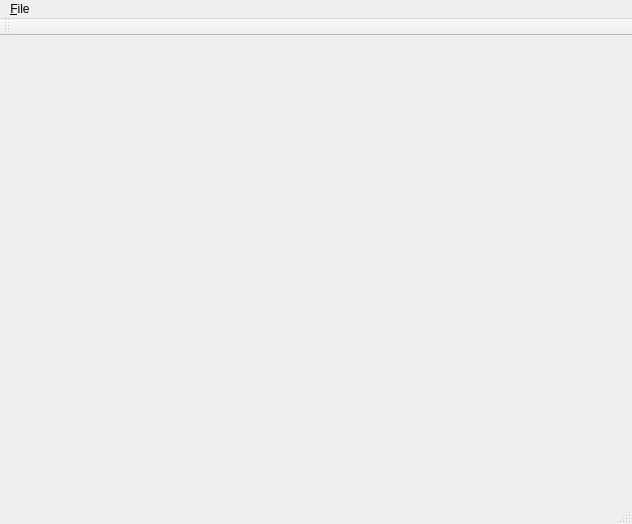
<?xml version="1.0" encoding="UTF-8"?>
<ui version="4.0">
 <class>MainWindow</class>
 <widget class="QMainWindow" name="MainWindow">
  <property name="geometry">
   <rect>
    <x>0</x>
    <y>0</y>
    <width>632</width>
    <height>524</height>
   </rect>
  </property>
  <property name="windowTitle">
   <string>MainWindow</string>
  </property>
  <widget class="QWidget" name="centralWidget"/>
  <widget class="QMenuBar" name="menuBar">
   <property name="geometry">
    <rect>
     <x>0</x>
     <y>0</y>
     <width>632</width>
     <height>22</height>
    </rect>
   </property>
   <widget class="QMenu" name="menu_File">
    <property name="title">
     <string>&amp;File</string>
    </property>
    <addaction name="action_Open"/>
    <addaction name="action_Save"/>
    <addaction name="action_Save_As"/>
    <addaction name="separator"/>
    <addaction name="action_Exit"/>
   </widget>
   <addaction name="menu_File"/>
  </widget>
  <widget class="QToolBar" name="mainToolBar">
   <attribute name="toolBarArea">
    <enum>TopToolBarArea</enum>
   </attribute>
   <attribute name="toolBarBreak">
    <bool>false</bool>
   </attribute>
  </widget>
  <widget class="QStatusBar" name="statusBar"/>
  <action name="action_Open">
   <property name="text">
    <string>&amp;Open</string>
   </property>
   <property name="shortcut">
    <string>Ctrl+O</string>
   </property>
  </action>
  <action name="action_Save">
   <property name="text">
    <string>&amp;Save</string>
   </property>
   <property name="shortcut">
    <string>Ctrl+S</string>
   </property>
  </action>
  <action name="action_Save_As">
   <property name="text">
    <string>&amp;Save As</string>
   </property>
   <property name="shortcut">
    <string>Ctrl+Shift+S</string>
   </property>
  </action>
  <action name="action_Exit">
   <property name="text">
    <string>&amp;Close</string>
   </property>
   <property name="shortcut">
    <string>Ctrl+X</string>
   </property>
  </action>
 </widget>
 <layoutdefault spacing="6" margin="11"/>
 <resources/>
 <connections>
  <connection>
   <sender>action_Exit</sender>
   <signal>triggered()</signal>
   <receiver>MainWindow</receiver>
   <slot>close()</slot>
   <hints>
    <hint type="sourcelabel">
     <x>-1</x>
     <y>-1</y>
    </hint>
    <hint type="destinationlabel">
     <x>315</x>
     <y>261</y>
    </hint>
   </hints>
  </connection>
 </connections>
</ui>
